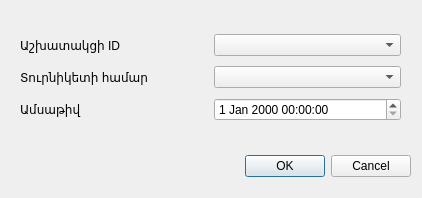
<?xml version="1.0" encoding="UTF-8"?>
<ui version="4.0">
 <class>addTransaction</class>
 <widget class="QDialog" name="addTransaction">
  <property name="geometry">
   <rect>
    <x>0</x>
    <y>0</y>
    <width>422</width>
    <height>198</height>
   </rect>
  </property>
  <property name="windowTitle">
   <string>Dialog</string>
  </property>
  <widget class="QDialogButtonBox" name="buttonBox">
   <property name="geometry">
    <rect>
     <x>70</x>
     <y>150</y>
     <width>341</width>
     <height>32</height>
    </rect>
   </property>
   <property name="orientation">
    <enum>Qt::Horizontal</enum>
   </property>
   <property name="standardButtons">
    <set>QDialogButtonBox::Cancel|QDialogButtonBox::Ok</set>
   </property>
  </widget>
  <widget class="QWidget" name="">
   <property name="geometry">
    <rect>
     <x>20</x>
     <y>30</y>
     <width>381</width>
     <height>95</height>
    </rect>
   </property>
   <layout class="QGridLayout" name="gridLayout">
    <item row="0" column="0">
     <widget class="QLabel" name="label_employerID">
      <property name="text">
       <string>Աշխատակցի ID</string>
      </property>
     </widget>
    </item>
    <item row="0" column="1">
     <widget class="QComboBox" name="employerID"/>
    </item>
    <item row="1" column="0">
     <widget class="QLabel" name="label_tourniquet">
      <property name="text">
       <string>Տուրնիկետի համար</string>
      </property>
     </widget>
    </item>
    <item row="1" column="1">
     <widget class="QComboBox" name="tourniquet"/>
    </item>
    <item row="2" column="0">
     <widget class="QLabel" name="label">
      <property name="text">
       <string>Ամսաթիվ</string>
      </property>
     </widget>
    </item>
    <item row="2" column="1">
     <widget class="QDateTimeEdit" name="date_time"/>
    </item>
   </layout>
  </widget>
 </widget>
 <resources/>
 <connections>
  <connection>
   <sender>buttonBox</sender>
   <signal>accepted()</signal>
   <receiver>addTransaction</receiver>
   <slot>accept()</slot>
   <hints>
    <hint type="sourcelabel">
     <x>248</x>
     <y>254</y>
    </hint>
    <hint type="destinationlabel">
     <x>157</x>
     <y>274</y>
    </hint>
   </hints>
  </connection>
  <connection>
   <sender>buttonBox</sender>
   <signal>rejected()</signal>
   <receiver>addTransaction</receiver>
   <slot>reject()</slot>
   <hints>
    <hint type="sourcelabel">
     <x>316</x>
     <y>260</y>
    </hint>
    <hint type="destinationlabel">
     <x>286</x>
     <y>274</y>
    </hint>
   </hints>
  </connection>
 </connections>
</ui>
